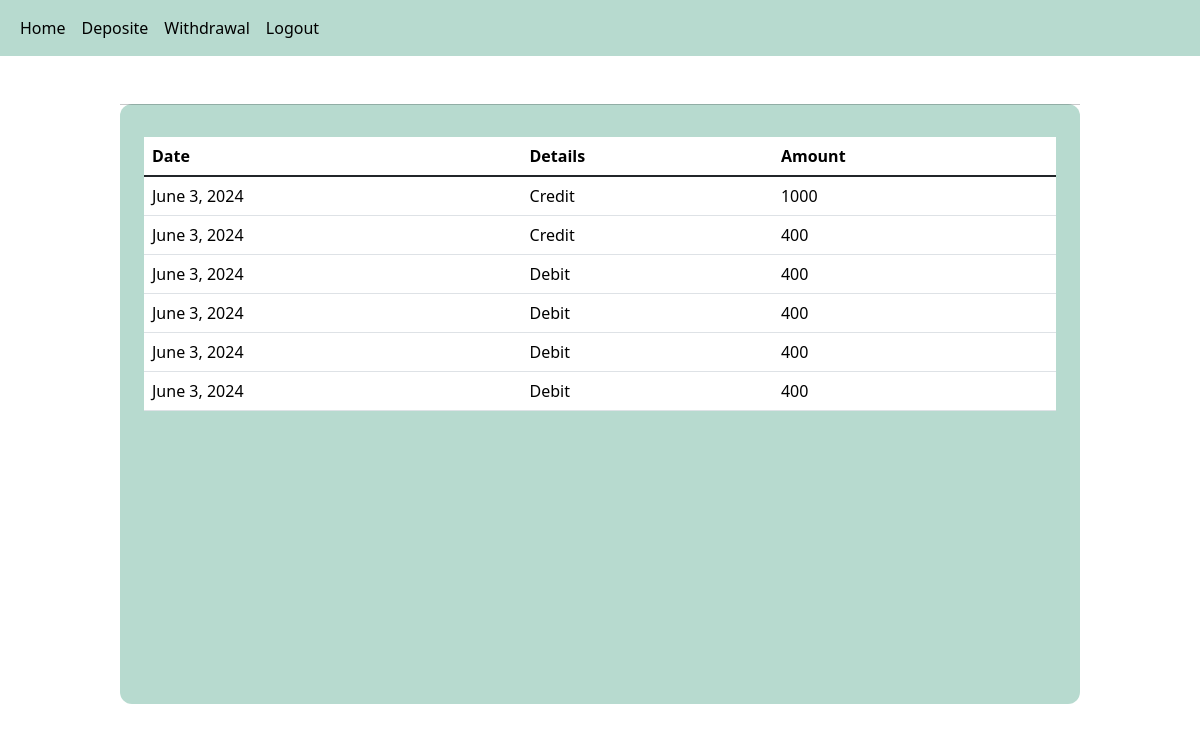
Page /user_history (signed in) on the committed database.
### app1/models.py (models this page shows)
class Transaction(models.Model):
    user_id = models.IntegerField()
    details = models.CharField(max_length=50)
    date = models.DateField(auto_now=True)
    user_amount = models.IntegerField()

### app1/views.py (the view)
# urls.py: path('user_history',views.user_history,name="user_history"),
def user_history(request):
    data = Transaction.objects.filter(user_id=request.user.id)
    print(data)
    return render(request, 'user/user_history.html', {'data': data})

### template/user/user_history.html (shortened to what this page needs)
<html lang="en">
<head>
    {% load static %}
    <link href="https://cdn.jsdelivr.net/npm/bootstrap@5.3.3/dist/css/bootstrap.min.css" rel="stylesheet">
</head>
<body>
  <div class="mainav">
    <nav class="navbar navbar-expand-lg mainav">
      <div class="container-fluid mainav">
        <div class="collapse navbar-collapse" id="navbarNavAltMarkup">
          <div class="navbar-nav">
            <a class="nav-link active" aria-current="page" href="user_home">Home</a>
            <a class="nav-link active" aria-current="page" href="deposite">Deposite</a>
            <a class="nav-link active" aria-current="page" href="withraw">Withdrawal</a>
            <a class="nav-link active" aria-current="page" href="userlogout">Logout</a>
          </div>
        </div>
      </div>
    </nav>
  </div>
  <div style="width: 80%;height:75%;background-color: #B7DACF;margin-left: 120px;border-radius: 12px;">
      <hr class="mt-5 pt-3 ">
      <table style="width: 95%;" class="table table-hover ms-4 ">
        <thead>
          <tr>
            <th scope="col">Date</th>
            <th scope="col">Details</th>
            <th scope="col">Amount</th>
          </tr>
        </thead>
        <tbody class="table-group-divider">
          <tr>
            {% for i in data %}
            <td>{{ i.date }}</td>
            <td>{{ i.details }}</td>
            <td>{{ i.user_amount }}</td>
          </tr>
          {% endfor %}
        </tbody>
      </table>
  </div>
</body>
</html>

### rows in the picture
Transaction: date "June 3, 2024", details "Credit", user_amount "1000"
Transaction: date "June 3, 2024", details "Credit", user_amount "400"
Transaction: date "June 3, 2024", details "Debit", user_amount "400"
Transaction: date "June 3, 2024", details "Debit", user_amount "400"
Transaction: date "June 3, 2024", details "Debit", user_amount "400"
Transaction: date "June 3, 2024", details "Debit", user_amount "400"
